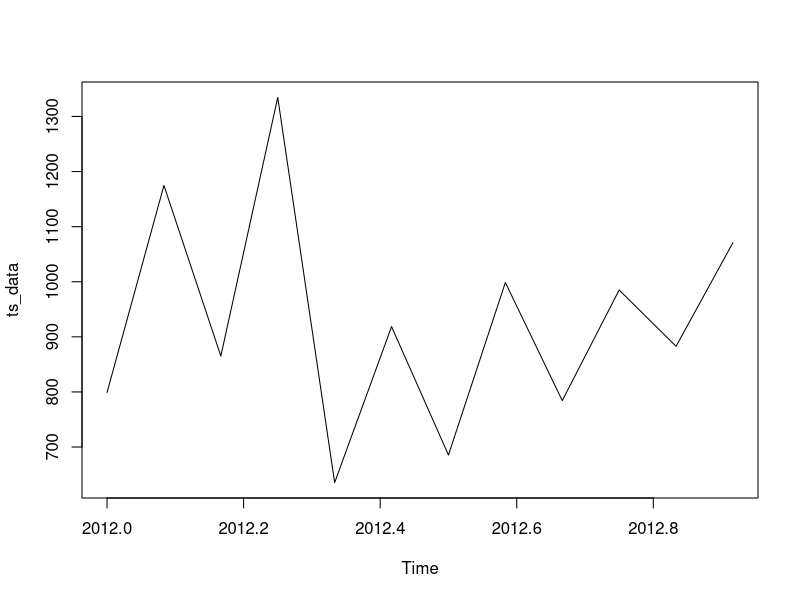

Here is the R script that generated this plot:
# Probability Distributions and Time Series
print(dbinom(2, size = 10, prob = 0.6))
print(pnorm(60, mean = 50, sd = sqrt(40)))

Rainfall <- c(799, 1174.8, 865.1, 1334.6, 635.4, 918.5, 685.5, 998.6, 784.2, 985, 882.8, 1071)
ts_data = ts(Rainfall, start = c(2012, 1), frequency = 12)
print(ts_data)
plot(ts_data)
